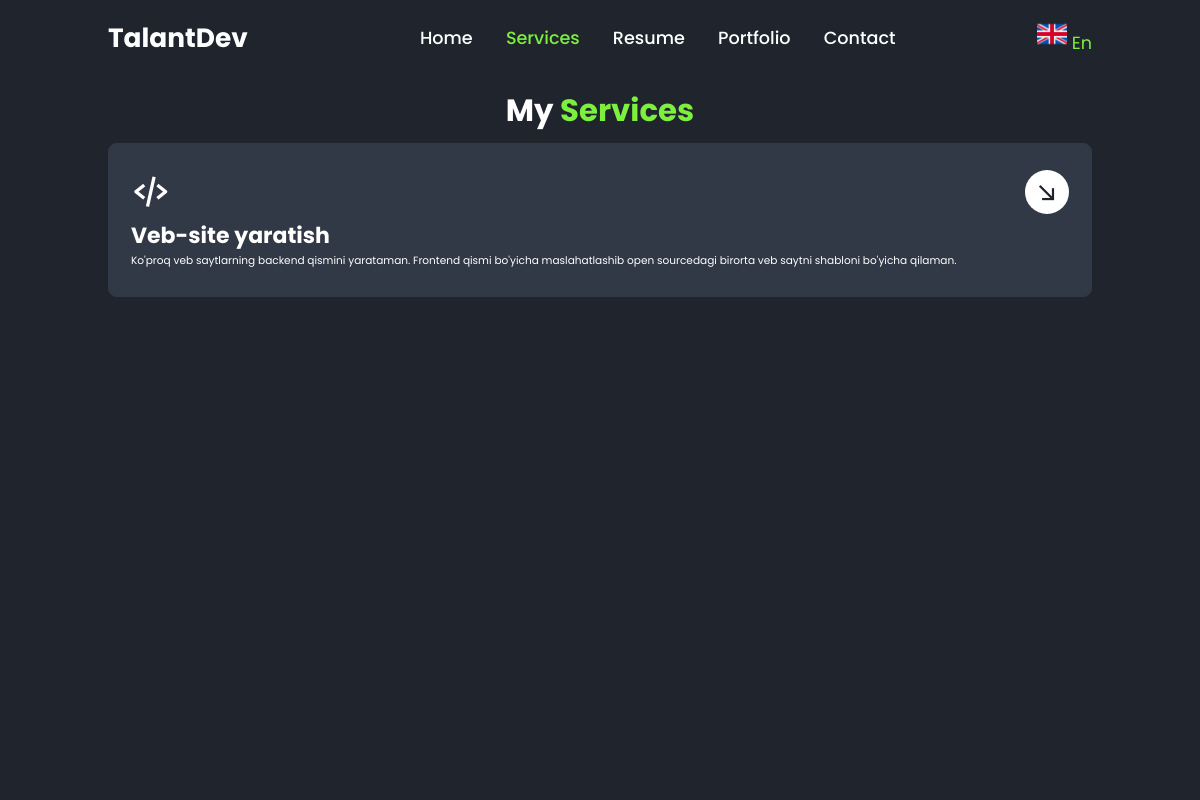
The page /en/services/ on the database its author committed.
### main/models.py (models this page shows, shortened)
class Language(models.Model):
    base = models.CharField(max_length=20)
    base_url = models.CharField(max_length=20)
    base_img = models.ImageField(upload_to='images/', null=True)
    first = models.CharField(max_length=20)
    first_url = models.CharField(max_length=20)
    first_img = models.ImageField(upload_to='images/', null=True)
    second = models.CharField(max_length=20)
    second_url = models.CharField(max_length=20)
    second_img = models.ImageField(upload_to='images/', null=True)
    create_at = models.DateTimeField(auto_now_add=True)
    update_at = models.DateTimeField(auto_now=True)

class Service(models.Model):  # Service model for Services page
    name = models.CharField(max_length=100, verbose_name="Name")  # Multilanguage
    icon_class = models.CharField(max_length=100, verbose_name="Boxicons icon class")
    content = RichTextUploadingField(verbose_name='Content')  # Multilanguage
    link = models.URLField(verbose_name='Link')
    create_at = models.DateTimeField(auto_now_add=True)
    update_at = models.DateTimeField(auto_now=True)

### main/views.py (the view)
# urls.py: path('services/', views.services_views, name='services'),
def services_views(request):
    services = Service.objects.all()
    language = get_languages()
    context = {
        'services': services,
        'language': language,
    }
    return render(request, 'services.html', context)

### main/function.py (called while the page is built)
def get_languages():
    return Language.objects.first()

### templates/services.html (shortened to what this page needs)
<!doctype html>
{% load static %}
{% load i18n %}
<html lang="en">
<head>
    <link href='https://unpkg.com/boxicons@2.1.4/css/boxicons.min.css' rel='stylesheet'>
    <link rel="stylesheet" href="{% static 'style/style.css' %}">
</head>
<body>
<header class="active">
    <a href="{% url 'main:welcome' %}" class="logo">{% trans "TalantDev" %}</a>
    <nav>
        <a href="{% url 'main:welcome' %}">{% trans "Home" %}</a>
        <a href="{% url 'main:services' %}" class="active">{% trans "Services" %}</a>
        <a href="{% url 'main:resume' %}">{% trans "Resume" %}</a>
        <a href="{% url 'main:portfolio' %}">{% trans "Portfolio" %}</a>
        <a href="{% url 'main:contact' %}">{% trans "Contact" %}</a>
    </nav>
    <div class="dropdowns">
        <span id="lang">
            <img src="{{ language.base_img.url }}" alt="" width="30">
            {{ language.base }}
        </span>
    </div>
</header>
<div class="bars-box active">
    <div class="bar" style="--i:6;"></div>
    <div class="bar" style="--i:5;"></div>
    <div class="bar" style="--i:4;"></div>
    <div class="bar" style="--i:3;"></div>
    <div class="bar" style="--i:2;"></div>
    <div class="bar" style="--i:1;"></div>
</div>
<section class="services active">
    <h2 class="heading">
        {% trans "My" %}
        <span>
            {% trans "Services" %}
        </span>
    </h2>
    <div class="services-container">
        {% for service in services %}
            <div class="services-box">
                <div class="icon">
                    <i class='{{ service.icon_class }}'></i>
                    <a href="{{ service.link }}">
                        <i class="bx bx-arrow-back"></i>
                    </a>
                </div>
                <h3>
                    {{ service.name }}
                </h3>
                <p>
                    {{ service.content|safe }}
                </p>
            </div>
        {% endfor %}
    </div>
</section>
</body>
</html>

### static/style/style.css (style rules this page uses)
* { margin: 0; padding: 0; box-sizing: border-box; text-decoration: none; border: none; outline: none; font-family: "Poppins", "sans-serif"; }
:root { --bg-color: #1f242d; --second-bg-color: #323946; --main-color: #7cf03d; --white-color: #fff; --disabled-color: #fff3; }
html { font-size: 62.5%; }
body { color: var(--white-color); }
header { position: fixed; top: 0; left: 0; width: 100%; padding: 2rem 9%; background: var(--bg-color); display: flex; justify-content: space-between; align-items: center; z-index: 100; visibility: hidden; opacity: 0; }
header.active { animation: show-header 1.5s linear forwards; animation-delay: 1.2s; }
.logo { font-size: 3rem; color: var(--white-color); font-weight: 700; }
nav a { font-size: 2rem; color: var(--white-color); font-weight: 500; margin-left: 3.5rem; transition: 0.5s; }
nav a:hover, nav a.active { color: var(--main-color); }
.dropdowns { position: relative; display: inline-block; font-size: 2rem; }
.bars-box { position: absolute; width: 100%; height: 100%; display: flex; }
.bars-box .bar { width: 100%; height: 100%; background: var(--bg-color); animation: hide-bars 0.5s ease-in-out both; animation-delay: calc(0.1s * var(--i)); }
.bars-box.active .bar { animation: show-bars 0.5s ease-in-out both; animation-delay: calc(0.1s * var(--i)); }
section { position: absolute; width: 100%; height: 100%; padding: 10rem 9% 2rem; visibility: hidden; opacity: 0; overflow: hidden; }
section.active { animation: show-content 1.5s linear forwards; animation-delay: 1.6s; }
.heading { font-size: 3.5rem; text-align: center; margin-bottom: 1rem; }
.heading span { color: var(--main-color); }
.services-container { display: grid; grid-template-columns: repeat(auto-fit, minmax(30rem, 1fr)); gap: 2rem; }
.services-container .services-box { padding: 3rem 2.5rem; background: var(--second-bg-color); border: 0.2rem solid var(--second-bg-color); border-radius: 1rem; transition: 0.5s; }
.services-box .icon { display: flex; justify-content: space-between; align-items: center; }
.services-box .icon i { font-size: 4.5rem; transition: 0.5s; }
.services-box .icon a { display: inline-flex; background: var(--white-color); border-radius: 50%; padding: 1rem; transition: 0.5s; }
.services-box .icon a i { font-size: 3rem; color: var(--bg-color); transform: rotate(225deg); }
.services-box h3 { font-size: 2.5rem; margin: 0.5rem 0 0.2rem; transition: 0.5s; }
.services-box p { font-size: 1.2rem; }
.dropdowns span { color: var(--main-color); }
@media screen and (max-width: 1200px) { html { font-size: 55%; } }

### rows shown on the page
Language: base_img (picture), base "En"
Service: name "Veb-site yaratish", content "Ko'proq veb saytlarning backend qismini yarataman. Frontend qismi bo'yicha maslahatlashib open sourcedagi birorta veb saytni shabloni bo'yicha qilaman."
